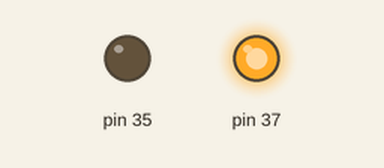
Bench run of a sketch on a simulated Arduino Mega 2560, built with avr-gcc and run on an emulated ATmega2560. On the bench: output pins drawn as LEDs (lit = HIGH). What the sketch prints to the serial monitor is not drawn.

Above: at 5.5 s.
At 61.0 s:
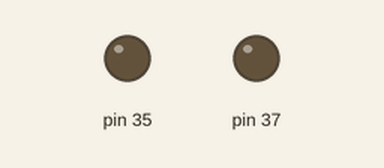
Timing chart, 0 to 130.0 s (numbered marks = the images above):
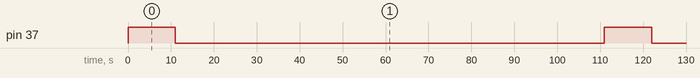

The sketch:

prueba_movimiento_eje__x_error.ino
```cpp
int adelante=37; //atrás
int atras=35;    //adelnate
int letra=0;
void setup() {
 Serial.begin(9600);
pinMode(37,OUTPUT);
pinMode(35,OUTPUT);
Serial.println("digite letra: ");
}

void loop() {


    digitalWrite(37,HIGH);
    digitalWrite(35,LOW);
delay(11000); // tiempo de movienmiento entre posiciones del eje y


   digitalWrite(37,LOW);
    digitalWrite(35,LOW);
delay(100000);

}
```

Measured:
- by itself, pin 37: alternates HIGH for 11.0 s and LOW for 100 s
